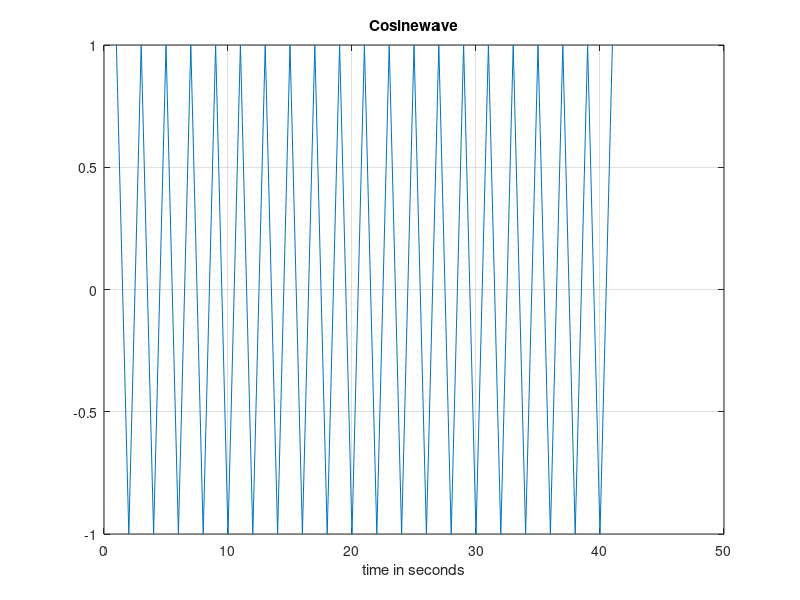
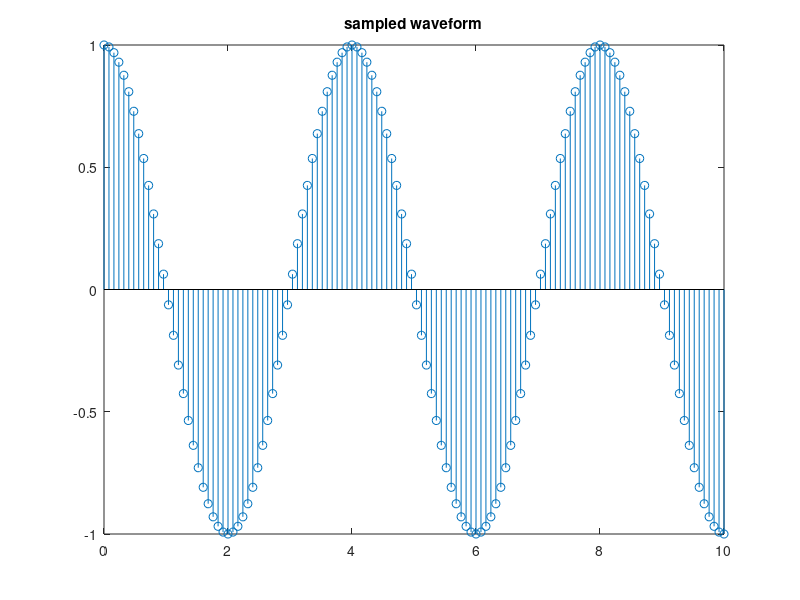
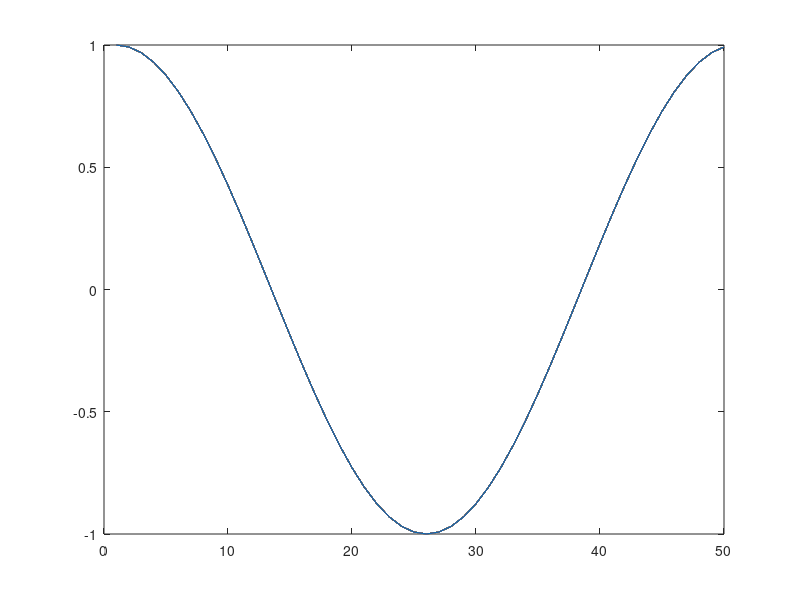

Source code (MATLAB) for these figures, in order:
% ============================================================================
% EXPERIMENT - 1: SAMPLING AND RECONSTRUCTION OF THE SIGNAL
% ============================================================================
%
% Author: Amey Thakur
% GitHub: https://github.com/Amey-Thakur
% Repository: https://github.com/Amey-Thakur/DIGITAL-SIGNAL-AND-IMAGE-PROCESSING-AND-DIGITAL-SIGNAL-AND-IMAGE-PROCESSING-LAB
%
% Course: Digital Signal and Image Processing Lab (CSL701)
% Roll No: 50
% Batch: B3
% Date: 23/07/2021
%
% Description:
% This program demonstrates the fundamental concepts of signal sampling and
% reconstruction. It generates a continuous-time cosine wave, samples it at
% a specified frequency, and then reconstructs the sampled signal using
% rectangular pulse functions to visualize the sampling theorem in action.
%
% ============================================================================

% Clear all variables, close all figures, and clear command window
clear all
close all
clc

% ============================================================================
% PART 1: CONTINUOUS-TIME SIGNAL GENERATION
% ============================================================================

% Define signal parameters
F = 50;          % Signal frequency (Hz) - fundamental frequency of the cosine wave
Fs = 200;        % Sampling frequency (Hz) - rate at which signal will be sampled

% Generate time vector for continuous signal (0 to 2 seconds with 0.05s interval)
t = (0:0.05:2);

% Create continuous cosine wave signal
% Formula: a(t) = cos(2πFt)
a = cos(2*pi*F*t);

% ============================================================================
% VISUALIZATION 1: CONTINUOUS COSINE WAVE
% ============================================================================

% Create new figure window for continuous signal
figure

% Plot the continuous-time cosine wave
plot(a)

% Enable grid for better visualization
grid on

% Add descriptive title
title('Cosinewave')

% Label x-axis
xlabel('time in seconds')

% ============================================================================
% PART 2: SIGNAL SAMPLING (DISCRETE-TIME SIGNAL)
% ============================================================================

% Generate new time vector for sampled signal (0 to 10 seconds with 0.08s interval)
t = (0:0.08:10);

% Sample the signal at normalized frequency (F/Fs)
% This creates a discrete-time version of the continuous signal
b = cos(2*pi*(F/Fs)*t);

% ============================================================================
% VISUALIZATION 2: SAMPLED WAVEFORM
% ============================================================================

% Create new figure window for sampled signal
figure

% Display sampled signal using stem plot (discrete representation)
stem(t,b)

% Add descriptive title
title('sampled waveform')

% ============================================================================
% PART 3: SIGNAL RECONSTRUCTION
% ============================================================================

% Initialize reconstruction vector (50x50 matrix of zeros)
y = zeros(50);

% Reconstruct the signal using rectangular pulse functions
% Each sample is represented as a rectangular pulse with width 1/Fs
for i = 1:50
    % Multiply each sample value by a rectangular pulse function
    % rectpuls(1/Fs) creates a rectangular pulse with duration 1/Fs
    y(i,:) = b(i)*rectpuls(1/Fs);
end

% ============================================================================
% VISUALIZATION 3: RECONSTRUCTED SIGNAL
% ============================================================================

% Create new figure window for reconstructed signal
figure

% Plot the reconstructed signal
plot(y)

% ============================================================================
% END OF PROGRAM
% ============================================================================